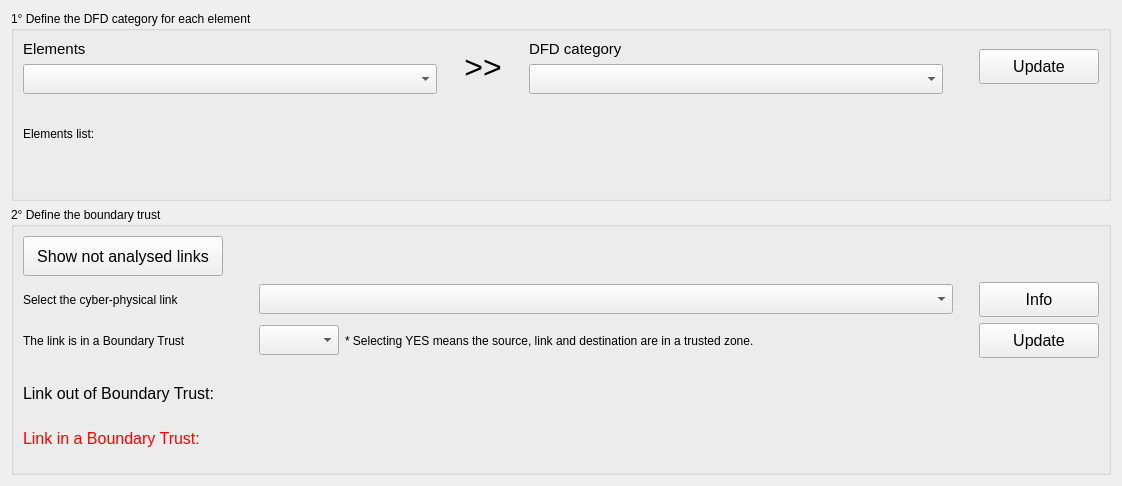
          <widget class="QWidget" name="scrollAreaWidgetContents_13">
           <property name="geometry">
            <rect>
             <x>0</x>
             <y>0</y>
             <width>1122</width>
             <height>486</height>
            </rect>
           </property>
           <layout class="QGridLayout" name="gridLayout_54">
            <item row="1" column="0">
             <widget class="QGroupBox" name="groupBox_30">
              <property name="title">
               <string>2° Define the boundary trust</string>
              </property>
              <layout class="QGridLayout" name="gridLayout_52">
               <item row="0" column="0">
                <layout class="QVBoxLayout" name="verticalLayout_55">
                 <property name="bottomMargin">
                  <number>15</number>
                 </property>
                 <item>
                  <widget class="QPushButton" name="button_dfd_hidden_links">
                   <property name="minimumSize">
                    <size>
                     <width>200</width>
                     <height>40</height>
                    </size>
                   </property>
                   <property name="maximumSize">
                    <size>
                     <width>200</width>
                     <height>40</height>
                    </size>
                   </property>
                   <property name="font">
                    <font>
                     <pointsize>12</pointsize>
                    </font>
                   </property>
                   <property name="text">
                    <string>Show not analysed links</string>
                   </property>
                  </widget>
                 </item>
                 <item>
                  <layout class="QHBoxLayout" name="horizontalLayout_93">
                   <item>
                    <widget class="QLabel" name="label_76">
                     <property name="minimumSize">
                      <size>
                       <width>230</width>
                       <height>0</height>
                      </size>
                     </property>
                     <property name="maximumSize">
                      <size>
                       <width>230</width>
                       <height>16777215</height>
                      </size>
                     </property>
                     <property name="text">
                      <string>Select the cyber-physical link</string>
                     </property>
                    </widget>
                   </item>
                   <item>
                    <widget class="QComboBox" name="combobox_dfd_link">
                     <property name="minimumSize">
                      <size>
                       <width>0</width>
                       <height>30</height>
                      </size>
                     </property>
                     <property name="focusPolicy">
                      <enum>Qt::StrongFocus</enum>
                     </property>
                     <property name="toolTip">
                      <string>This list present ONLY cyber-physical links</string>
                     </property>
                    </widget>
                   </item>
                   <item>
                    <spacer name="horizontalSpacer_52">
                     <property name="orientation">
                      <enum>Qt::Horizontal</enum>
                     </property>
                     <property name="sizeType">
                      <enum>QSizePolicy::Maximum</enum>
                     </property>
                     <property name="sizeHint" stdset="0">
                      <size>
                       <width>20</width>
                       <height>20</height>
                      </size>
                     </property>
                    </spacer>
                   </item>
                   <item>
                    <widget class="QPushButton" name="button_dfd_link_info">
                     <property name="minimumSize">
                      <size>
                       <width>120</width>
                       <height>35</height>
                      </size>
                     </property>
                     <property name="maximumSize">
                      <size>
                       <width>120</width>
                       <height>35</height>
                      </size>
                     </property>
                     <property name="font">
                      <font>
                       <pointsize>12</pointsize>
                      </font>
                     </property>
                     <property name="text">
                      <string>Info</string>
                     </property>
                    </widget>
                   </item>
                  </layout>
                 </item>
                 <item>
                  <layout class="QHBoxLayout" name="horizontalLayout_92">
                   <item>
                    <widget class="QLabel" name="label_83">
                     <property name="minimumSize">
                      <size>
                       <width>230</width>
                       <height>0</height>
                      </size>
                     </property>
                     <property name="maximumSize">
                      <size>
                       <width>230</width>
                       <height>16777215</height>
                      </size>
                     </property>
                     <property name="text">
                      <string>The link is in a Boundary Trust</string>
                     </property>
                    </widget>
                   </item>
                   <item>
                    <widget class="QComboBox" name="combobox_dfd_bound_trust">
                     <property name="minimumSize">
                      <size>
                       <width>80</width>
                       <height>30</height>
                      </size>
                     </property>
                     <property name="maximumSize">
                      <size>
                       <width>80</width>
                       <height>30</height>
                      </size>
                     </property>
                     <property name="focusPolicy">
                      <enum>Qt::StrongFocus</enum>
                     </property>
                     <property name="toolTip">
                      <string>All the elements of this interaction are in a border of trust</string>
                     </property>
                    </widget>
                   </item>
                   <item>
                    <widget class="QLabel" name="label_47">
                     <property name="layoutDirection">
                      <enum>Qt::LeftToRight</enum>
                     </property>
                     <property name="text">
                      <string>* Selecting YES means the source, link and destination are in a trusted zone.</string>
                     </property>
                     <property name="alignment">
                      <set>Qt::AlignLeading|Qt::AlignLeft|Qt::AlignVCenter</set>
                     </property>
                     <property name="wordWrap">
                      <bool>true</bool>
                     </property>
                    </widget>
                   </item>
                   <item>
                    <spacer name="horizontalSpacer_51">
                     <property name="orientation">
                      <enum>Qt::Horizontal</enum>
                     </property>
                     <property name="sizeType">
                      <enum>QSizePolicy::Maximum</enum>
                     </property>
                     <property name="sizeHint" stdset="0">
                      <size>
                       <width>20</width>
                       <height>20</height>
                      </size>
                     </property>
                    </spacer>
                   </item>
                   <item>
                    <widget class="QPushButton" name="button_dfd_update_bound_trust">
                     <property name="minimumSize">
                      <size>
                       <width>120</width>
                       <height>35</height>
                      </size>
                     </property>
                     <property name="maximumSize">
                      <size>
                       <width>120</width>
                       <height>35</height>
                      </size>
                     </property>
                     <property name="font">
                      <font>
                       <pointsize>12</pointsize>
                      </font>
                     </property>
                     <property name="text">
                      <string>Update</string>
                     </property>
                    </widget>
                   </item>
                  </layout>
                 </item>
                 <item>
                  <layout class="QVBoxLayout" name="verticalLayout_48">
                   <item>
                    <spacer name="verticalSpacer_15">
                     <property name="orientation">
                      <enum>Qt::Vertical</enum>
                     </property>
                     <property name="sizeType">
                      <enum>QSizePolicy::Maximum</enum>
                     </property>
                     <property name="sizeHint" stdset="0">
                      <size>
                       <width>20</width>
                       <height>20</height>
                      </size>
                     </property>
                    </spacer>
                   </item>
                   <item>
                    <widget class="QLabel" name="label_dfd_out_bt">
                     <property name="font">
                      <font>
                       <pointsize>12</pointsize>
                      </font>
                     </property>
                     <property name="text">
                      <string>Link out of Boundary Trust:</string>
                     </property>
                     <property name="wordWrap">
                      <bool>true</bool>
                     </property>
                    </widget>
                   </item>
                   <item>
                    <spacer name="verticalSpacer_14">
                     <property name="orientation">
                      <enum>Qt::Vertical</enum>
                     </property>
                     <property name="sizeType">
                      <enum>QSizePolicy::Maximum</enum>
                     </property>
                     <property name="sizeHint" stdset="0">
                      <size>
                       <width>20</width>
                       <height>20</height>
                      </size>
                     </property>
                    </spacer>
                   </item>
                   <item>
                    <widget class="QLabel" name="label_dfd_in_bt">
                     <property name="font">
                      <font>
                       <pointsize>12</pointsize>
                      </font>
                     </property>
                     <property name="styleSheet">
                      <string notr="true">QLabel { color : red; }
</string>
                     </property>
                     <property name="text">
                      <string>Link in a Boundary Trust:</string>
                     </property>
                     <property name="wordWrap">
                      <bool>true</bool>
                     </property>
                    </widget>
                   </item>
                  </layout>
                 </item>
                </layout>
               </item>
              </layout>
             </widget>
            </item>
            <item row="0" column="0">
             <widget class="QGroupBox" name="groupBox_28">
              <property name="title">
               <string>1° Define the DFD category for each element</string>
              </property>
              <layout class="QGridLayout" name="gridLayout_51">
               <item row="0" column="0">
                <layout class="QHBoxLayout" name="horizontalLayout_73">
                 <item>
                  <layout class="QVBoxLayout" name="verticalLayout_47">
                   <item>
                    <widget class="QLabel" name="lbl_stride_act_2">
                     <property name="font">
                      <font>
                       <pointsize>11</pointsize>
                      </font>
                     </property>
                     <property name="text">
                      <string>Elements</string>
                     </property>
                    </widget>
                   </item>
                   <item>
                    <widget class="QComboBox" name="combobox_dfd_elements">
                     <property name="minimumSize">
                      <size>
                       <width>0</width>
                       <height>30</height>
                      </size>
                     </property>
                     <property name="font">
                      <font>
                       <pointsize>12</pointsize>
                      </font>
                     </property>
                    </widget>
                   </item>
                  </layout>
                 </item>
                 <item>
                  <widget class="QLabel" name="label_41">
                   <property name="minimumSize">
                    <size>
                     <width>80</width>
                     <height>0</height>
                    </size>
                   </property>
                   <property name="maximumSize">
                    <size>
                     <width>80</width>
                     <height>16777215</height>
                    </size>
                   </property>
                   <property name="font">
                    <font>
                     <pointsize>24</pointsize>
                    </font>
                   </property>
                   <property name="text">
                    <string>&gt;&gt;</string>
                   </property>
                   <property name="alignment">
                    <set>Qt::AlignCenter</set>
                   </property>
                  </widget>
                 </item>
                 <item>
                  <layout class="QVBoxLayout" name="verticalLayout_46">
                   <item>
                    <widget class="QLabel" name="lbl_stride_act_3">
                     <property name="font">
                      <font>
                       <pointsize>11</pointsize>
                      </font>
                     </property>
                     <property name="text">
                      <string>DFD category</string>
                     </property>
                    </widget>
                   </item>
                   <item>
                    <widget class="QComboBox" name="combobox_dfd_category">
                     <property name="minimumSize">
                      <size>
                       <width>0</width>
                       <height>30</height>
                      </size>
                     </property>
                     <property name="font">
                      <font>
                       <pointsize>12</pointsize>
                      </font>
                     </property>
                    </widget>
                   </item>
                  </layout>
                 </item>
                 <item>
                  <spacer name="horizontalSpacer_38">
                   <property name="orientation">
                    <enum>Qt::Horizontal</enum>
                   </property>
                   <property name="sizeType">
                    <enum>QSizePolicy::Maximum</enum>
                   </property>
                   <property name="sizeHint" stdset="0">
                    <size>
                     <width>30</width>
                     <height>20</height>
                    </size>
                   </property>
                  </spacer>
                 </item>
                 <item>
                  <widget class="QPushButton" name="button_dfd_update">
                   <property name="minimumSize">
                    <size>
                     <width>120</width>
                     <height>35</height>
                    </size>
                   </property>
                   <property name="maximumSize">
                    <size>
                     <width>120</width>
                     <height>35</height>
                    </size>
                   </property>
                   <property name="font">
                    <font>
                     <pointsize>12</pointsize>
                    </font>
                   </property>
                   <property name="text">
                    <string>Update</string>
                   </property>
                  </widget>
                 </item>
                </layout>
               </item>
               <item row="1" column="0">
                <layout class="QVBoxLayout" name="verticalLayout_54">
                 <property name="topMargin">
                  <number>20</number>
                 </property>
                 <property name="bottomMargin">
                  <number>10</number>
                 </property>
                 <item>
                  <widget class="QLabel" name="label_75">
                   <property name="text">
                    <string>Elements list:</string>
                   </property>
                  </widget>
                 </item>
                 <item>
                  <layout class="QHBoxLayout" name="horizontalLayout_80">
                   <item>
                    <spacer name="horizontalSpacer_15">
                     <property name="orientation">
                      <enum>Qt::Horizontal</enum>
                     </property>
                     <property name="sizeType">
                      <enum>QSizePolicy::Maximum</enum>
                     </property>
                     <property name="sizeHint" stdset="0">
                      <size>
                       <width>20</width>
                       <height>20</height>
                      </size>
                     </property>
                    </spacer>
                   </item>
                   <item>
                    <widget class="QLabel" name="label_dfd_elements">
                     <property name="text">
                      <string/>
                     </property>
                    </widget>
                   </item>
                  </layout>
                 </item>
                </layout>
               </item>
              </layout>
             </widget>
            </item>
           </layout>
          </widget>
